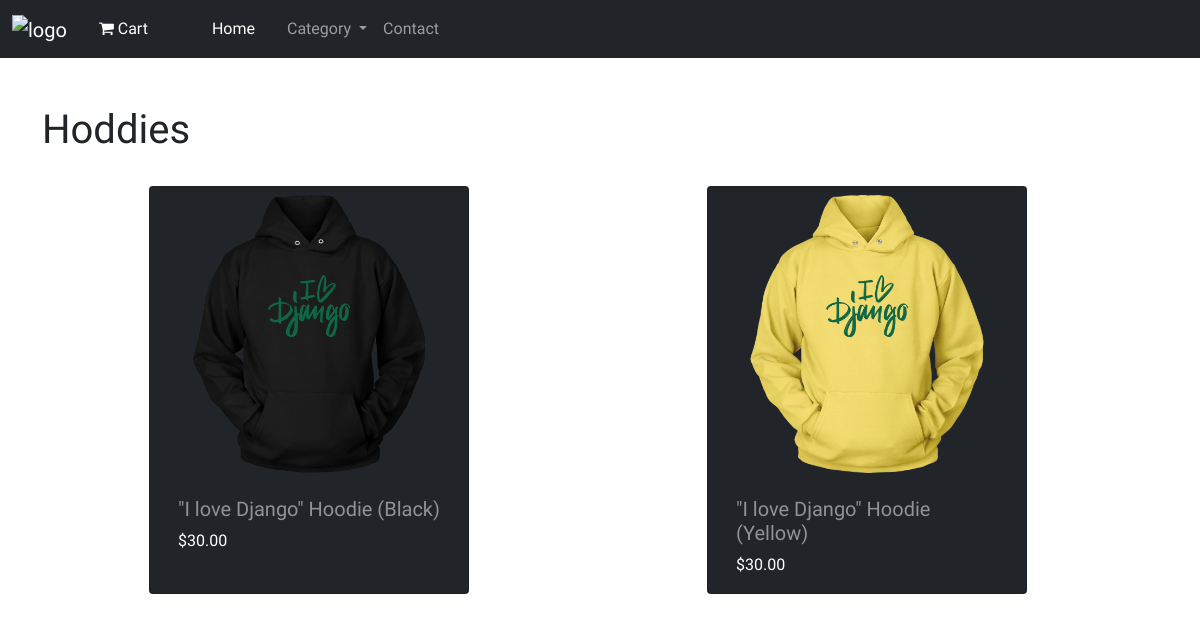
The app's page /hoddies/ with its own data.
### shop/models.py (models this page shows, shortened)
class Category(models.Model):
    name = models.CharField(max_length=100)
    slug = models.SlugField(max_length=100, unique=True)
    class Meta:
        ordering = ('name',)
        verbose_name = 'category'
        verbose_name_plural = 'categories'
    def __str__(self):
        return f'{self.name}'

class Product(models.Model):
    category = models.ForeignKey(Category, on_delete=models.CASCADE, related_name='products')
    name = models.CharField(max_length=100)
    slug = models.SlugField(max_length=100)
    image = models.ImageField(upload_to='products/%Y/%m/%d')
    price = models.DecimalField(max_digits=10, decimal_places=2)
    description = models.TextField(blank=True)
    created = models.DateTimeField(auto_now_add=True)
    updated = models.DateTimeField(auto_now=True)
    class Meta:
        ordering = ('name',)
    def get_absolute_url(self):
        return reverse('shop:product_detail', args=[self.id, self.slug])

### shop/views.py (the view)
# urls.py: path('', views.product_list, name='product_list'),
def product_list(request, category_slug=None):
    category = None
    products = Product.objects.all()
    if category_slug:
        category = Category.objects.filter(slug=category_slug)
        products = Product.objects.filter(category__in=category)
    return render(request, 'shop/product_list.html', {'products': products,
                                                      'category': category})

### shop/templates/shop/product_list.html (shortened to what this page needs)
{% extends 'base.html' %}
{% block content %}
<div>
    <h1 class="justify-content-center p-auto pt-5 pb-3">{% if category %}{{ category.0 }}{% else %}Products{% endif %}</h1>
    <div class="row col-xs-2 col-12 d-flex justify-content-around p-auto">
        {% for product in products %}
            <div class="card m-2 bg-dark" style="width: 20rem;">
                <a href="{{ product.get_absolute_url }}"><img src="{{ product.image.url }}" class="card-img-top p-2"></a>
              <div class="card-body">
                  <a class="text-decoration-none text-white-50" href="{{ product.get_absolute_url }}"><h5 class="card-title">{{ product.name }}</h5></a>
                  <p class="card-text text-white">${{ product.price }}</p>
              </div>
            </div>
        {% endfor %}
    </div>
</div>
{% endblock %}

### shop/templates/base.html (style rules this page uses)
body { font-family: "Hind", Arial, Helvetica, sans-serif; }

### records on screen
Category: name "Hoddies"
Product: image (picture), name "\"I love Django\" Hoodie (Black)", price "30.00"
Product: image (picture), name "\"I love Django\" Hoodie (Yellow)", price "30.00"
